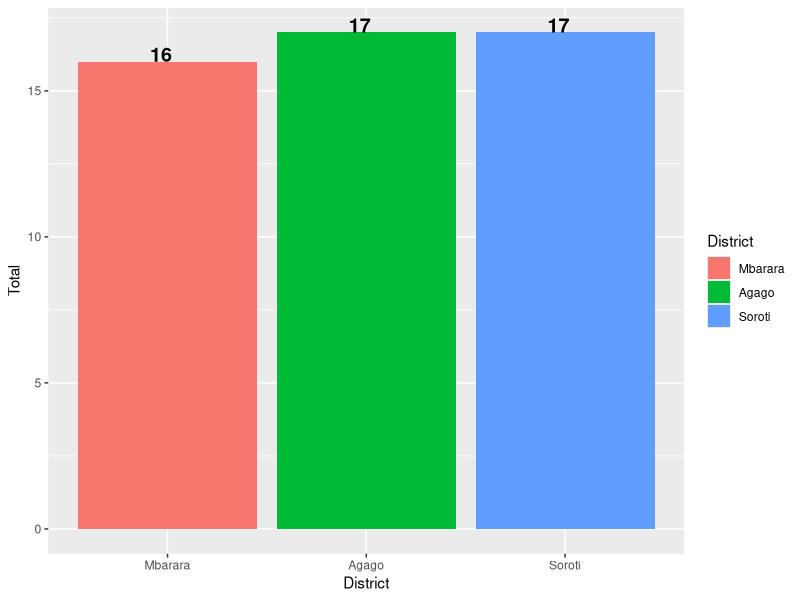

Here is the R script that generated this plot: (Note: this script raises an error after producing the figure.)

#load libraries
library(ggplot2)
library(dplyr)

#Load data for analysis
viz <- read.csv("spend_data.csv", stringsAsFactors = FALSE)
View(viz)

#Explore data 
class(viz) 
dim(viz) 
str(viz) 
summary(viz) 
head(viz)

#Grouping columns
Dis <- viz %>%
  group_by(District) %>%
  summarise(Total = n())
#Reordering columns
new_dis <- transform(Dis,
                     District = reorder(District, Total))

#plotting a bar graph
ggplot(data = new_dis, aes(x = District, y = Total,
                           fill=District,
                           label=Total))+
  geom_bar(stat = "identity"
  )+
  geom_text(hjust = 0.8, vjust = 0,color = "black",
            fontface = "bold",size = 5)
coord_flip()+
  ggtitle(paste("Bar graph of districts"))+
  labs(x = "District", y = "Number of Count",
       caption = "Source of Data: selfmade") + theme(legend.position = 'none')

#plotting a scatter plot
ggplot(viz, aes(x = Commercial, y = Profit, colour = "blue")) +
  geom_point(shape = 10, size = 2, show.legend = FALSE) + geom_line()

#plotting a box plot
ggplot(viz, aes(x = District, y = Profit,)) + geom_boxplot()

#plotting piechart

ggplot(data = viz, aes(x = "Profit",y= "District", fill=District)) +
  geom_bar(width = 30, stat = 'identity') +coord_polar('y',start = 20)


